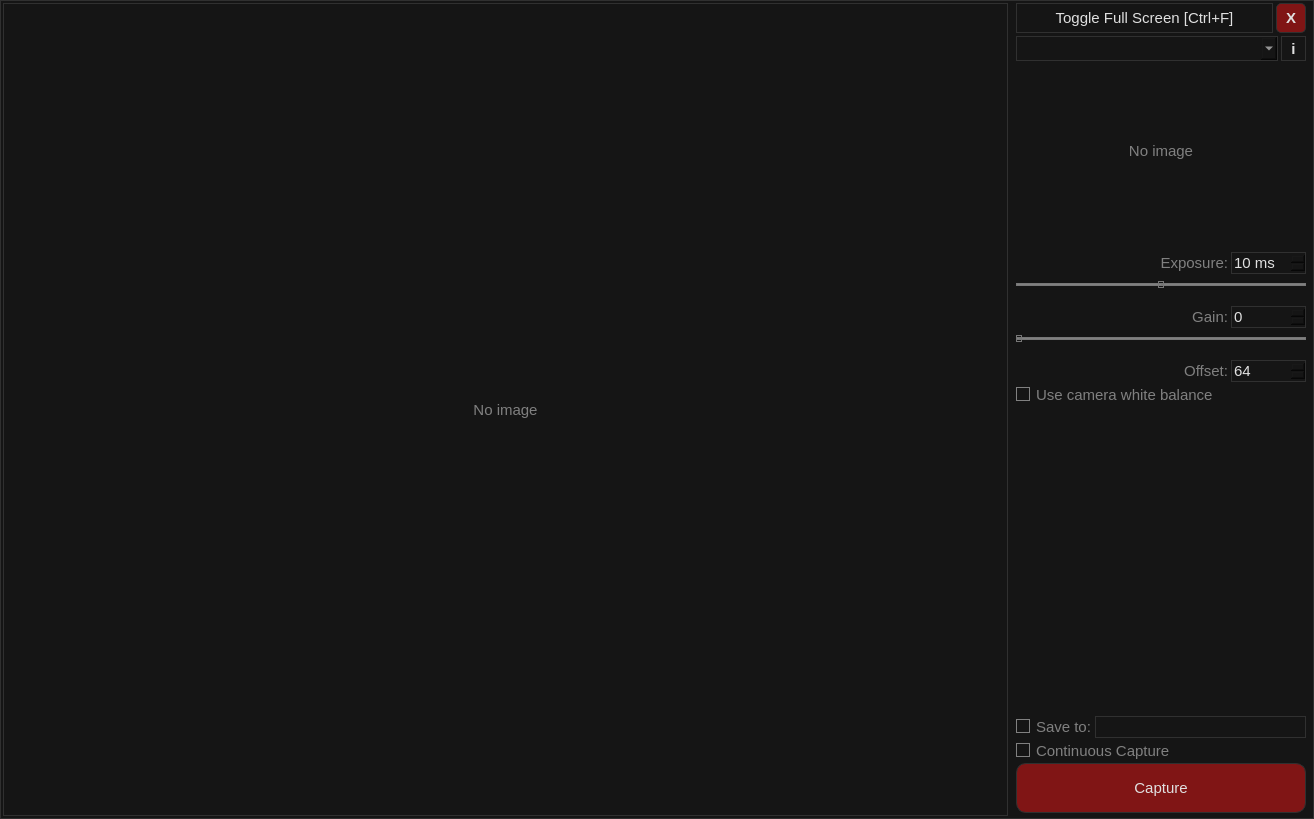
<?xml version="1.0" encoding="UTF-8"?>
<ui version="4.0">
 <class>MainFrame</class>
 <widget class="QMainWindow" name="MainFrame">
  <property name="geometry">
   <rect>
    <x>0</x>
    <y>0</y>
    <width>1314</width>
    <height>819</height>
   </rect>
  </property>
  <property name="windowTitle">
   <string>My Capture Tool for ASI cameras</string>
  </property>
  <property name="styleSheet">
   <string notr="true">QWidget {
	color: #E0E0E0;
	background-color: #151515;
	border-width: 1px;
	border-style: solid;
	border-color: #303030;
	font-size:15px;
}
QFrame {
	border-color: #303030;
}
QPushButton {
	padding: 5;
}
QPushButton::hover {
	color: #FFFFFF;
	border-color: #707070;
}
QPushButton::pressed {
	background-color: #303030;
}
QPushButton:focus {
	outline: none;
}
QCheckBox {
	color: gray;
	border: none;
}
QCheckBox::indicator:unchecked {
	border: 1px solid gray;
}
QCheckBox::indicator:unchecked:hover {
	border: 2px solid gray;
}
QCheckBox::indicator:checked {
}
QLabel {
	color: gray;
}
QSlider {
	border: none;
}
QSlider::groove:horizontal {
	border: none;
	height: 3px;
}
QSlider::add-page:horizontal {
	background: gray;
	border: 1px solid #777;
}
QSlider::sub-page:horizontal {
	background: gray;
	border: 1px solid #777;
}
QSlider::handle:horizontal {
	background: qlineargradient(x1:0, y1:0, x2:1, y2:1,
		stop:0 #eee, stop:1 #ccc);
	border: 1px solid #777;
	width: 4px;
	margin-top: -2px;
	margin-bottom: -2px;
	border-radius: 4px;
}
</string>
  </property>
  <widget class="QWidget" name="centralWidget">
   <layout class="QHBoxLayout" name="horizontalLayout">
    <item>
     <widget class="QLabel" name="imageView">
      <property name="text">
       <string>No image</string>
      </property>
      <property name="alignment">
       <set>Qt::AlignCenter</set>
      </property>
     </widget>
    </item>
    <item>
     <widget class="QFrame" name="controlsPanel">
      <property name="minimumSize">
       <size>
        <width>300</width>
        <height>0</height>
       </size>
      </property>
      <property name="maximumSize">
       <size>
        <width>268</width>
        <height>16777215</height>
       </size>
      </property>
      <property name="styleSheet">
       <string notr="true">QFrame { 
	border:none;
}</string>
      </property>
      <property name="frameShape">
       <enum>QFrame::StyledPanel</enum>
      </property>
      <property name="frameShadow">
       <enum>QFrame::Raised</enum>
      </property>
      <layout class="QVBoxLayout" name="verticalLayout">
       <property name="leftMargin">
        <number>5</number>
       </property>
       <property name="topMargin">
        <number>0</number>
       </property>
       <property name="rightMargin">
        <number>5</number>
       </property>
       <item>
        <widget class="QFrame" name="topToolbar">
         <property name="sizePolicy">
          <sizepolicy hsizetype="Minimum" vsizetype="Fixed">
           <horstretch>0</horstretch>
           <verstretch>0</verstretch>
          </sizepolicy>
         </property>
         <property name="frameShape">
          <enum>QFrame::StyledPanel</enum>
         </property>
         <property name="frameShadow">
          <enum>QFrame::Raised</enum>
         </property>
         <layout class="QHBoxLayout" name="horizontalLayout_3">
          <property name="leftMargin">
           <number>0</number>
          </property>
          <property name="topMargin">
           <number>0</number>
          </property>
          <property name="rightMargin">
           <number>0</number>
          </property>
          <property name="bottomMargin">
           <number>0</number>
          </property>
          <item>
           <widget class="QPushButton" name="toggleFullScreenButton">
            <property name="sizePolicy">
             <sizepolicy hsizetype="Minimum" vsizetype="Preferred">
              <horstretch>0</horstretch>
              <verstretch>0</verstretch>
             </sizepolicy>
            </property>
            <property name="minimumSize">
             <size>
              <width>0</width>
              <height>30</height>
             </size>
            </property>
            <property name="maximumSize">
             <size>
              <width>16777215</width>
              <height>30</height>
             </size>
            </property>
            <property name="text">
             <string>Toggle Full Screen [Ctrl+F]</string>
            </property>
           </widget>
          </item>
          <item>
           <widget class="QPushButton" name="closeButton">
            <property name="minimumSize">
             <size>
              <width>30</width>
              <height>30</height>
             </size>
            </property>
            <property name="maximumSize">
             <size>
              <width>30</width>
              <height>30</height>
             </size>
            </property>
            <property name="font">
             <font>
              <pointsize>-1</pointsize>
              <weight>75</weight>
              <bold>true</bold>
             </font>
            </property>
            <property name="toolTip">
             <string>Exit application</string>
            </property>
            <property name="styleSheet">
             <string notr="true">QPushButton {
	background-color: #801515;
	border-radius: 5px;
}
</string>
            </property>
            <property name="text">
             <string>X</string>
            </property>
           </widget>
          </item>
         </layout>
        </widget>
       </item>
       <item>
        <widget class="QFrame" name="cameraSelectionControls">
         <property name="sizePolicy">
          <sizepolicy hsizetype="Preferred" vsizetype="Fixed">
           <horstretch>0</horstretch>
           <verstretch>0</verstretch>
          </sizepolicy>
         </property>
         <property name="maximumSize">
          <size>
           <width>16777215</width>
           <height>16777215</height>
          </size>
         </property>
         <property name="styleSheet">
          <string notr="true">QFrame { 
	border:none;
}</string>
         </property>
         <property name="frameShape">
          <enum>QFrame::StyledPanel</enum>
         </property>
         <property name="frameShadow">
          <enum>QFrame::Raised</enum>
         </property>
         <layout class="QHBoxLayout" name="horizontalLayout_2">
          <property name="leftMargin">
           <number>0</number>
          </property>
          <property name="topMargin">
           <number>0</number>
          </property>
          <property name="rightMargin">
           <number>0</number>
          </property>
          <property name="bottomMargin">
           <number>0</number>
          </property>
          <item>
           <widget class="QComboBox" name="cameraSelectionCombo">
            <property name="minimumSize">
             <size>
              <width>0</width>
              <height>25</height>
             </size>
            </property>
            <property name="frame">
             <bool>true</bool>
            </property>
           </widget>
          </item>
          <item>
           <widget class="QPushButton" name="cameraInfoButton">
            <property name="maximumSize">
             <size>
              <width>25</width>
              <height>25</height>
             </size>
            </property>
            <property name="font">
             <font>
              <pointsize>-1</pointsize>
              <weight>75</weight>
              <bold>true</bold>
             </font>
            </property>
            <property name="text">
             <string>i</string>
            </property>
           </widget>
          </item>
         </layout>
        </widget>
       </item>
       <item>
        <widget class="QLabel" name="histogramView">
         <property name="maximumSize">
          <size>
           <width>16777215</width>
           <height>174</height>
          </size>
         </property>
         <property name="text">
          <string>No image</string>
         </property>
         <property name="alignment">
          <set>Qt::AlignCenter</set>
         </property>
        </widget>
       </item>
       <item>
        <widget class="QFrame" name="exposureFrame">
         <property name="sizePolicy">
          <sizepolicy hsizetype="Preferred" vsizetype="Fixed">
           <horstretch>0</horstretch>
           <verstretch>0</verstretch>
          </sizepolicy>
         </property>
         <property name="frameShape">
          <enum>QFrame::StyledPanel</enum>
         </property>
         <property name="frameShadow">
          <enum>QFrame::Raised</enum>
         </property>
         <layout class="QHBoxLayout" name="horizontalLayout_4">
          <property name="leftMargin">
           <number>2</number>
          </property>
          <property name="topMargin">
           <number>11</number>
          </property>
          <property name="rightMargin">
           <number>0</number>
          </property>
          <property name="bottomMargin">
           <number>0</number>
          </property>
          <item>
           <widget class="QLabel" name="exposureLabel">
            <property name="layoutDirection">
             <enum>Qt::LeftToRight</enum>
            </property>
            <property name="text">
             <string>Exposure:</string>
            </property>
            <property name="alignment">
             <set>Qt::AlignRight|Qt::AlignTrailing|Qt::AlignVCenter</set>
            </property>
           </widget>
          </item>
          <item>
           <widget class="QSpinBox" name="exposureSpinBox">
            <property name="maximumSize">
             <size>
              <width>75</width>
              <height>16777215</height>
             </size>
            </property>
            <property name="suffix">
             <string> ms</string>
            </property>
            <property name="minimum">
             <number>1</number>
            </property>
            <property name="maximum">
             <number>10000</number>
            </property>
            <property name="value">
             <number>10</number>
            </property>
            <property name="displayIntegerBase">
             <number>10</number>
            </property>
           </widget>
          </item>
         </layout>
        </widget>
       </item>
       <item>
        <widget class="QSlider" name="exposureSlider">
         <property name="minimum">
          <number>0</number>
         </property>
         <property name="maximum">
          <number>80</number>
         </property>
         <property name="singleStep">
          <number>1</number>
         </property>
         <property name="pageStep">
          <number>10</number>
         </property>
         <property name="value">
          <number>40</number>
         </property>
         <property name="sliderPosition">
          <number>40</number>
         </property>
         <property name="orientation">
          <enum>Qt::Horizontal</enum>
         </property>
         <property name="tickPosition">
          <enum>QSlider::NoTicks</enum>
         </property>
         <property name="tickInterval">
          <number>10</number>
         </property>
        </widget>
       </item>
       <item>
        <widget class="QFrame" name="gainFrame">
         <property name="sizePolicy">
          <sizepolicy hsizetype="Preferred" vsizetype="Fixed">
           <horstretch>0</horstretch>
           <verstretch>0</verstretch>
          </sizepolicy>
         </property>
         <property name="frameShape">
          <enum>QFrame::StyledPanel</enum>
         </property>
         <property name="frameShadow">
          <enum>QFrame::Raised</enum>
         </property>
         <layout class="QHBoxLayout" name="horizontalLayout_5">
          <property name="leftMargin">
           <number>0</number>
          </property>
          <property name="topMargin">
           <number>11</number>
          </property>
          <property name="rightMargin">
           <number>0</number>
          </property>
          <property name="bottomMargin">
           <number>0</number>
          </property>
          <item>
           <widget class="QLabel" name="gainLabel">
            <property name="layoutDirection">
             <enum>Qt::LeftToRight</enum>
            </property>
            <property name="text">
             <string>Gain:</string>
            </property>
            <property name="alignment">
             <set>Qt::AlignRight|Qt::AlignTrailing|Qt::AlignVCenter</set>
            </property>
           </widget>
          </item>
          <item>
           <widget class="QSpinBox" name="gainSpinBox">
            <property name="maximumSize">
             <size>
              <width>75</width>
              <height>16777215</height>
             </size>
            </property>
            <property name="maximum">
             <number>600</number>
            </property>
           </widget>
          </item>
         </layout>
        </widget>
       </item>
       <item>
        <widget class="QSlider" name="gainSlider">
         <property name="maximum">
          <number>600</number>
         </property>
         <property name="singleStep">
          <number>1</number>
         </property>
         <property name="pageStep">
          <number>10</number>
         </property>
         <property name="orientation">
          <enum>Qt::Horizontal</enum>
         </property>
         <property name="tickPosition">
          <enum>QSlider::NoTicks</enum>
         </property>
        </widget>
       </item>
       <item>
        <widget class="QFrame" name="offsetFrame">
         <property name="sizePolicy">
          <sizepolicy hsizetype="Preferred" vsizetype="Fixed">
           <horstretch>0</horstretch>
           <verstretch>0</verstretch>
          </sizepolicy>
         </property>
         <property name="frameShape">
          <enum>QFrame::StyledPanel</enum>
         </property>
         <property name="frameShadow">
          <enum>QFrame::Raised</enum>
         </property>
         <layout class="QHBoxLayout" name="horizontalLayout_6">
          <property name="leftMargin">
           <number>2</number>
          </property>
          <property name="topMargin">
           <number>11</number>
          </property>
          <property name="rightMargin">
           <number>0</number>
          </property>
          <property name="bottomMargin">
           <number>0</number>
          </property>
          <item>
           <widget class="QLabel" name="offsetLabel">
            <property name="layoutDirection">
             <enum>Qt::LeftToRight</enum>
            </property>
            <property name="text">
             <string>Offset:</string>
            </property>
            <property name="alignment">
             <set>Qt::AlignRight|Qt::AlignTrailing|Qt::AlignVCenter</set>
            </property>
           </widget>
          </item>
          <item>
           <widget class="QSpinBox" name="offsetSpinBox">
            <property name="maximumSize">
             <size>
              <width>75</width>
              <height>16777215</height>
             </size>
            </property>
            <property name="suffix">
             <string/>
            </property>
            <property name="minimum">
             <number>0</number>
            </property>
            <property name="maximum">
             <number>500</number>
            </property>
            <property name="value">
             <number>64</number>
            </property>
            <property name="displayIntegerBase">
             <number>10</number>
            </property>
           </widget>
          </item>
         </layout>
        </widget>
       </item>
       <item>
        <widget class="QCheckBox" name="useCameraWhiteBalanceCheckBox">
         <property name="text">
          <string>Use camera white balance</string>
         </property>
        </widget>
       </item>
       <item>
        <widget class="QFrame" name="spacer">
         <property name="frameShape">
          <enum>QFrame::StyledPanel</enum>
         </property>
         <property name="frameShadow">
          <enum>QFrame::Raised</enum>
         </property>
         <layout class="QHBoxLayout" name="horizontalLayout_7">
          <property name="leftMargin">
           <number>2</number>
          </property>
          <property name="topMargin">
           <number>0</number>
          </property>
          <property name="rightMargin">
           <number>0</number>
          </property>
          <property name="bottomMargin">
           <number>0</number>
          </property>
         </layout>
        </widget>
       </item>
       <item>
        <widget class="QFrame" name="saveToFrame">
         <property name="sizePolicy">
          <sizepolicy hsizetype="Preferred" vsizetype="Fixed">
           <horstretch>0</horstretch>
           <verstretch>0</verstretch>
          </sizepolicy>
         </property>
         <property name="frameShape">
          <enum>QFrame::StyledPanel</enum>
         </property>
         <property name="frameShadow">
          <enum>QFrame::Raised</enum>
         </property>
         <layout class="QHBoxLayout" name="horizontalLayout_8">
          <property name="leftMargin">
           <number>0</number>
          </property>
          <property name="topMargin">
           <number>0</number>
          </property>
          <property name="rightMargin">
           <number>0</number>
          </property>
          <property name="bottomMargin">
           <number>0</number>
          </property>
          <item alignment="Qt::AlignLeft">
           <widget class="QCheckBox" name="saveToCheckBox">
            <property name="layoutDirection">
             <enum>Qt::LeftToRight</enum>
            </property>
            <property name="text">
             <string>Save to:</string>
            </property>
           </widget>
          </item>
          <item>
           <widget class="QLineEdit" name="saveToEdit"/>
          </item>
         </layout>
        </widget>
       </item>
       <item>
        <widget class="QCheckBox" name="continuousCaptureCheckBox">
         <property name="layoutDirection">
          <enum>Qt::LeftToRight</enum>
         </property>
         <property name="text">
          <string>Continuous Capture</string>
         </property>
        </widget>
       </item>
       <item>
        <widget class="QPushButton" name="captureButton">
         <property name="sizePolicy">
          <sizepolicy hsizetype="Minimum" vsizetype="Fixed">
           <horstretch>0</horstretch>
           <verstretch>0</verstretch>
          </sizepolicy>
         </property>
         <property name="maximumSize">
          <size>
           <width>16777215</width>
           <height>50</height>
          </size>
         </property>
         <property name="styleSheet">
          <string notr="true">background-color: #801515;
border-radius: 10px;</string>
         </property>
         <property name="text">
          <string>Capture</string>
         </property>
        </widget>
       </item>
      </layout>
     </widget>
    </item>
   </layout>
  </widget>
 </widget>
 <layoutdefault spacing="3" margin="3"/>
 <resources/>
 <connections/>
</ui>
